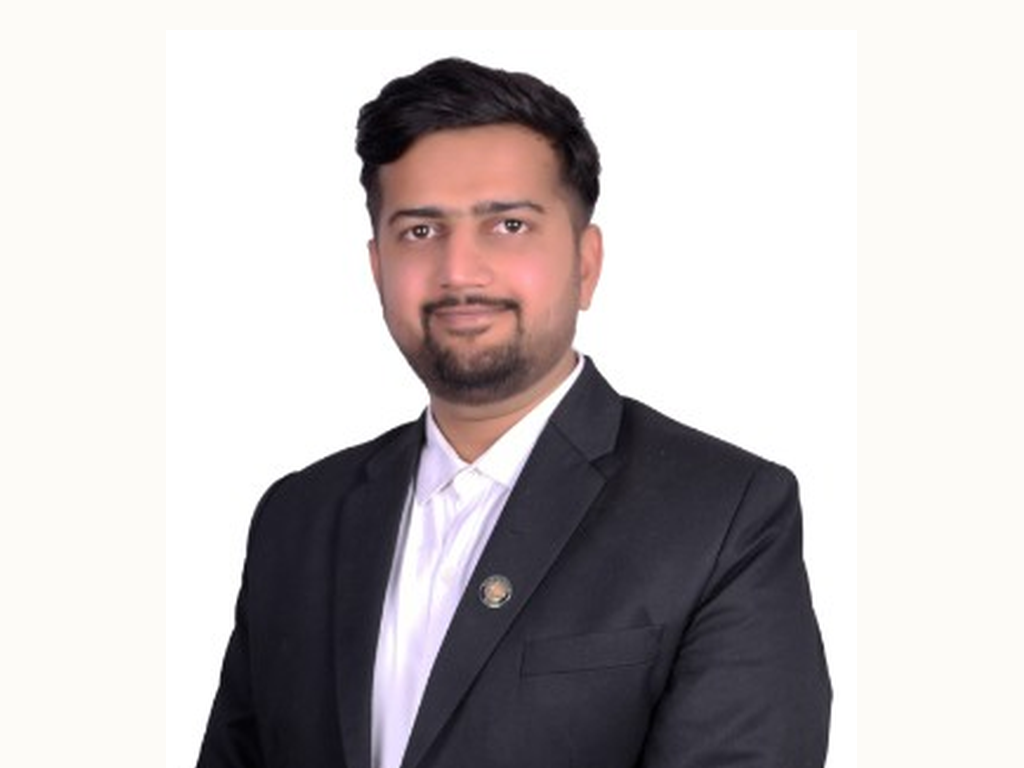
#> input picture assets/images/team-praveen-banner.png, 1024 x 768 px
$ python crop-team-portraits.py
#> lines starting #> are read from the running program, lines starting #| are printed output that depends on the picture; after the words box and inside, x2 and y2 are one past the last pixel; in counts of white or black regions, pixels touching at a corner belong together
"""Crop person portraits from wide banner images for team cards."""
from PIL import Image
import numpy as np
import os
import shutil

BASE = os.path.join(os.path.dirname(__file__), "..", "assets", "images")

CONFIGS = [
    ("team-praveen.png", "left", 0.40),
    ("team-sita.png", "left", 0.40),
    ("team-rochak.png", "right", 0.40),
]


def trim_white(im: Image.Image, threshold: int = 248, pad: int = 10) -> Image.Image:
    rgb = np.array(im.convert("RGB"))
    mask = np.any(rgb < threshold, axis=2)
    coords = np.argwhere(mask)
    if not coords.size:
        return im
    y0, x0 = coords.min(axis=0)
    y1, x1 = coords.max(axis=0)
    x0 = max(0, x0 - pad)
    y0 = max(0, y0 - pad)
    x1 = min(im.width - 1, x1 + pad)
    y1 = min(im.height - 1, y1 + pad)
    return im.crop((x0, y0, x1 + 1, y1 + 1))


def crop_portrait(src_path: str, out_path: str, side: str, frac: float) -> None:
    im = Image.open(src_path).convert("RGBA")
    w, h = im.size

    if side == "left":
        box = (0, 0, int(w * frac), h)
    else:
        box = (int(w * (1 - frac)), 0, w, h)

    person = trim_white(im.crop(box))

    target_w, target_h = 1024, 768
    cw, ch = person.size
    scale = min((target_w * 0.88) / cw, (target_h * 0.98) / ch)
    new_w = max(1, int(cw * scale))
    new_h = max(1, int(ch * scale))
    resized = person.resize((new_w, new_h), Image.LANCZOS)

    canvas = Image.new("RGBA", (target_w, target_h), (253, 251, 247, 255))
    x = (target_w - new_w) // 2
    y = target_h - new_h
    if y < int(target_h * 0.04):
        y = int(target_h * 0.04)
    canvas.paste(resized, (x, y), resized)
    canvas.convert("RGB").save(out_path, "PNG", optimize=True)
    print(f"Saved {os.path.basename(out_path)} ({new_w}x{new_h} person on {target_w}x{target_h})")


def main() -> None:
    os.makedirs(BASE, exist_ok=True)
    for filename, side, frac in CONFIGS:
        src = os.path.join(BASE, filename)
        banner = os.path.join(BASE, filename.replace(".png", "-banner.png"))
        if not os.path.exists(banner):
            shutil.copy2(src, banner)
            print(f"Backed up banner to {os.path.basename(banner)}")
        crop_portrait(banner, src, side, frac)
#> in trim_white, `rgb = np.array(im.convert("RGB"))`:
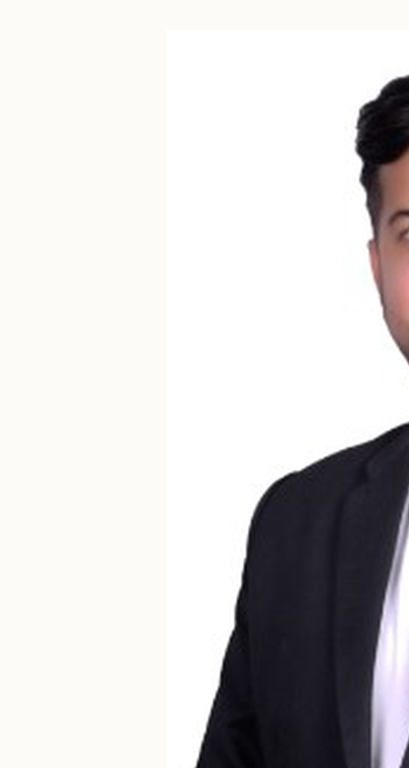
#> rgb: shape (768, 409, 3); mean R, G, B 213.6, 211.5, 211.6
#> in trim_white, `mask = np.any(rgb < threshold, axis=2)`:
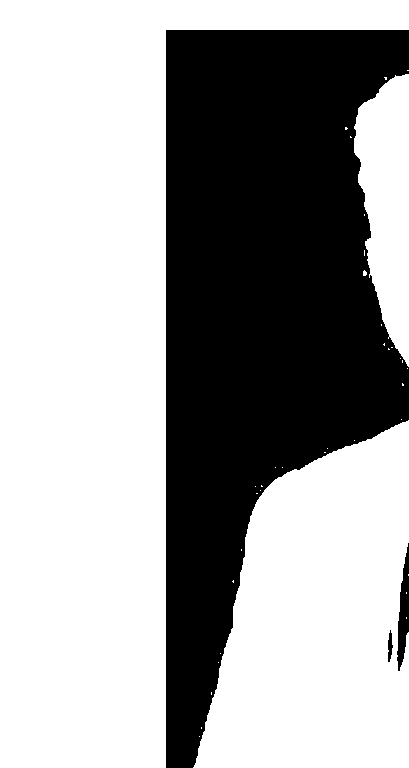
#> mask: shape (768, 409) bool; 63.9% white; 3 black regions, box (x1, y1, x2, y2) and area: (166, 30, 409, 768) 112476, (397, 543, 409, 671) 876, (388, 630, 393, 662) 103
#> in trim_white, `coords = np.argwhere(mask)`: coords = 200657 pairs, first value 0 to 767, second value 0 to 408
#> in trim_white, `y0, x0 = coords.min(axis=0)`: y0 = 0
#> in trim_white, `y1, x1 = coords.max(axis=0)`: y1 = 767; x1 = 408
#> in crop_portrait, `canvas = Image.new("RGBA", (target_w, target_h), (253, 251, 247, 255))`:
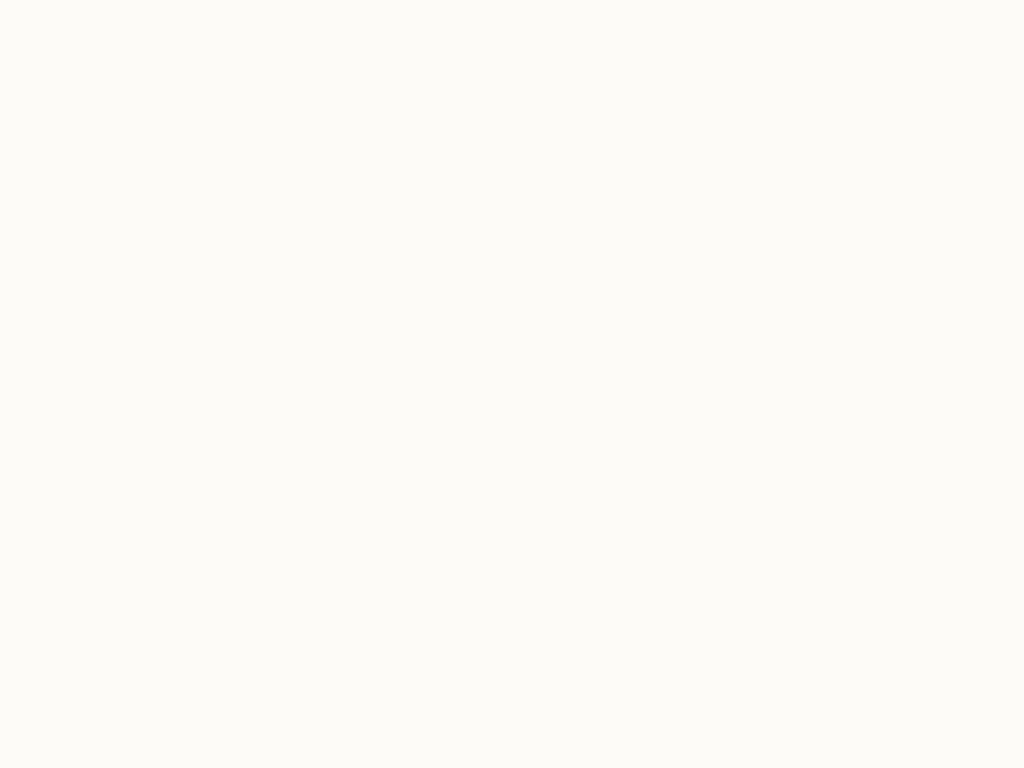
#> canvas: PIL image 1024x768 RGBA; mean R, G, B, A 253, 251, 247, 255
#> in crop_portrait, `canvas.paste(resized, (x, y), resized)`:
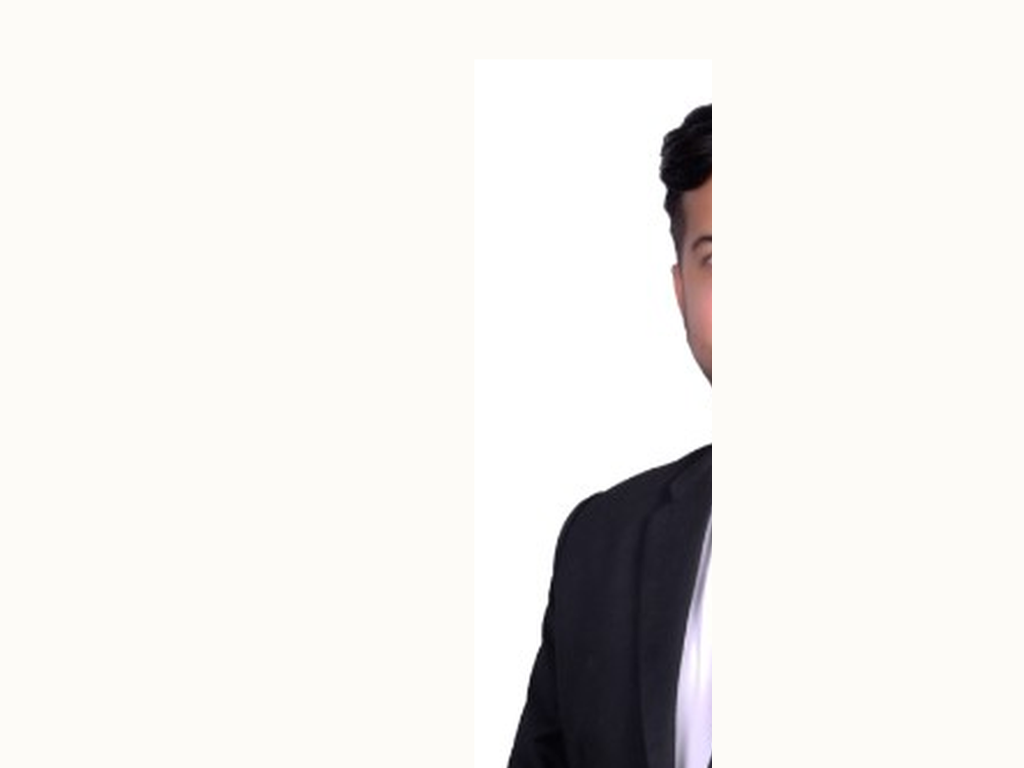
#> canvas: PIL image 1024x768 RGBA; mean R, G, B, A 238.7, 236.6, 234.1, 255
#| Saved team-praveen.png (400x752 person on 1024x768)
#> pass 2 of the loop in main, `for filename, side, frac in CONFIGS:`:
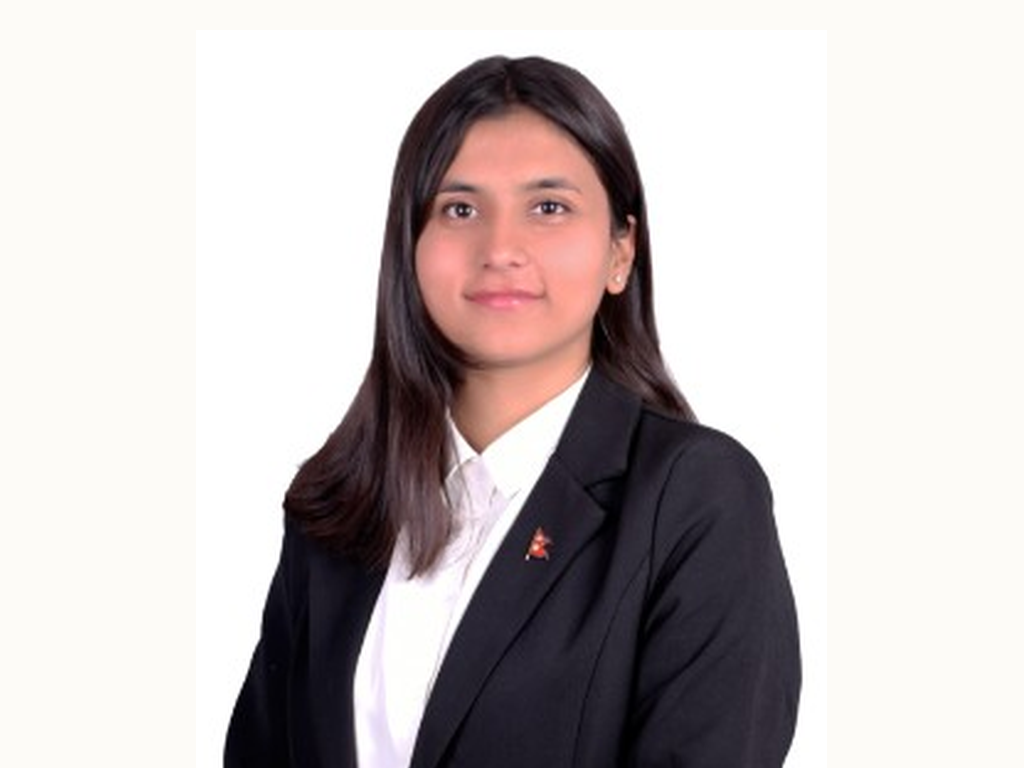
#> input picture assets/images/team-sita-banner.png, 1024 x 768 px
#> in trim_white (call 2), `mask = np.any(rgb < threshold, axis=2)`:
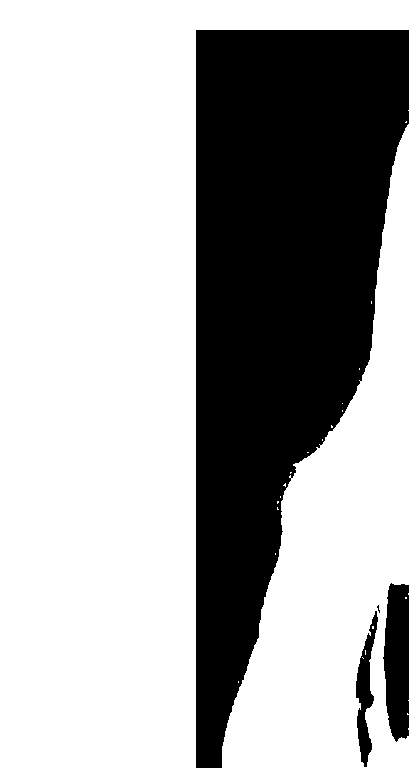
#> mask: shape (768, 409) bool; 67.1% white; 4 black regions (1 under 20 px), largest, box (x1, y1, x2, y2) and area: (196, 30, 409, 768) 98370, (383, 583, 409, 742) 3440, (356, 611, 378, 767) 1486
#> coords = 210805 pairs, first value 0 to 767, second value 0 to 408
#> in crop_portrait (call 2), `canvas.paste(resized, (x, y), resized)`:
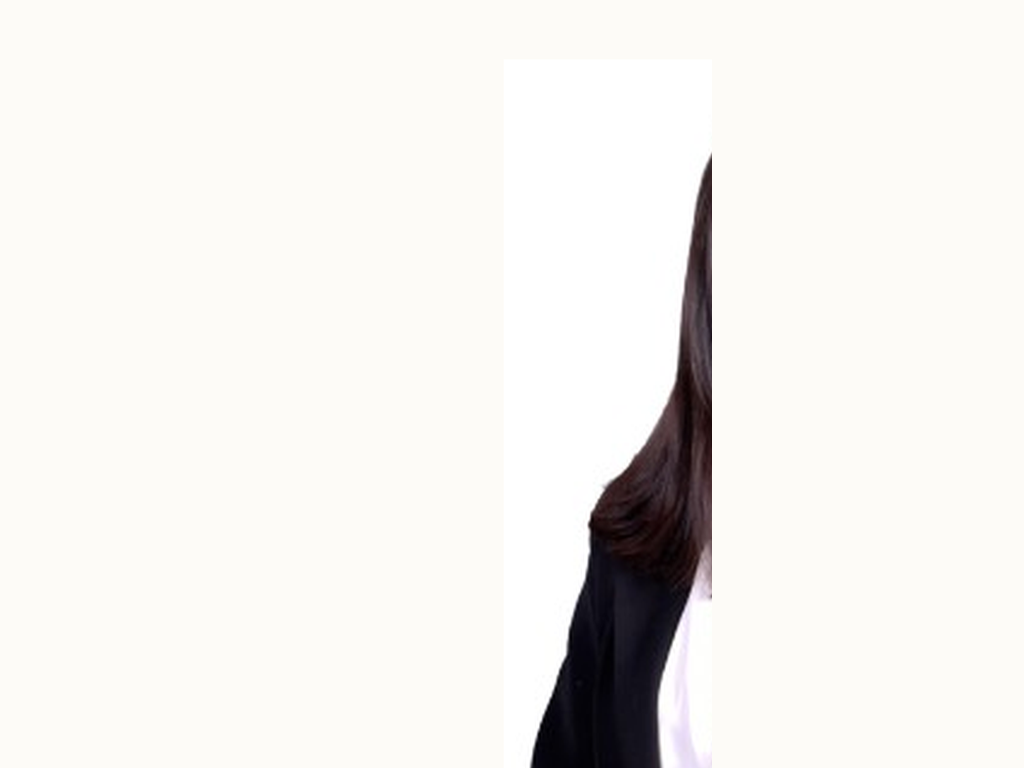
#> canvas: PIL image 1024x768 RGBA; mean R, G, B, A 240.9, 238.7, 235.8, 255
#| Saved team-sita.png (400x752 person on 1024x768)
#> pass 3 of the loop in main, `for filename, side, frac in CONFIGS:`:
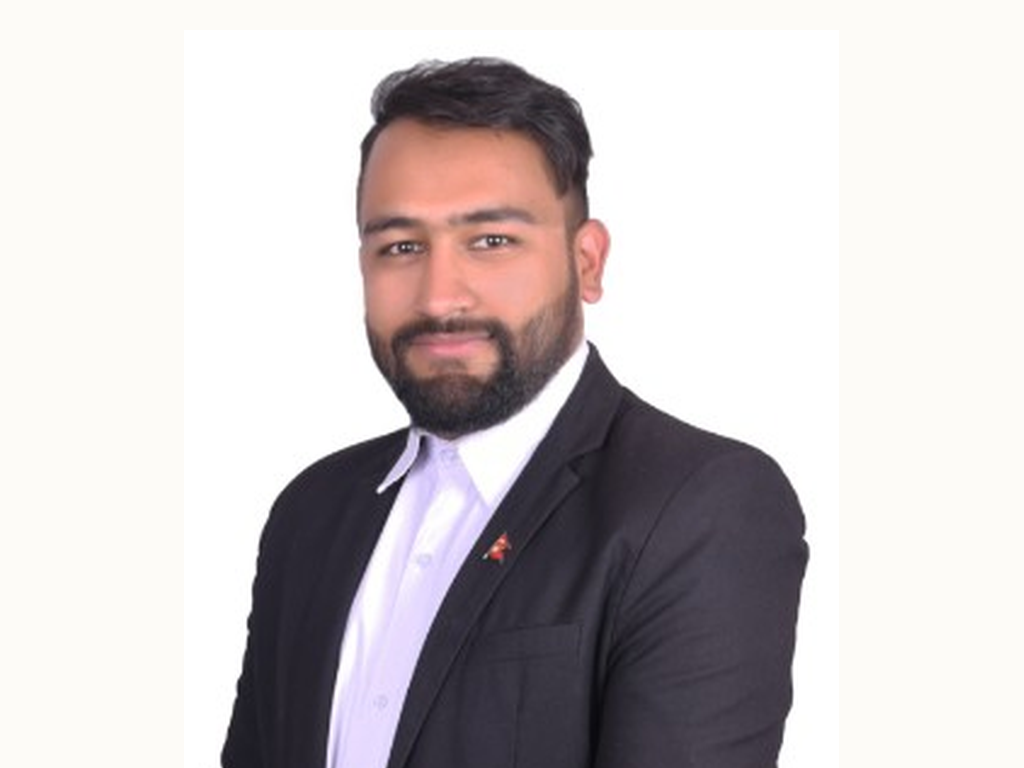
#> input picture assets/images/team-rochak-banner.png, 1024 x 768 px
#> rgb: shape (768, 410, 3)
#> in trim_white (call 3), `mask = np.any(rgb < threshold, axis=2)`:
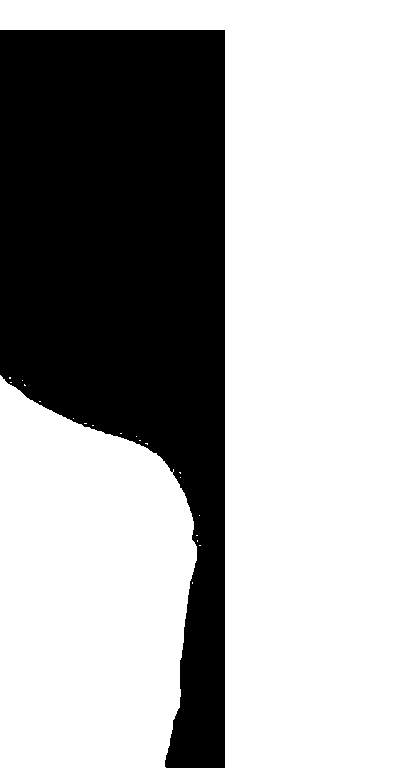
#> mask: shape (768, 410) bool; 67.2% white; 1 black region, box (x1, y1, x2, y2) and area: (0, 30, 225, 768) 103426
#> coords = 211454 pairs, first value 0 to 767, second value 0 to 409
#> x1 = 409
#> resized: PIL image 401x752 RGBA
#> in crop_portrait (call 3), `canvas.paste(resized, (x, y), resized)`:
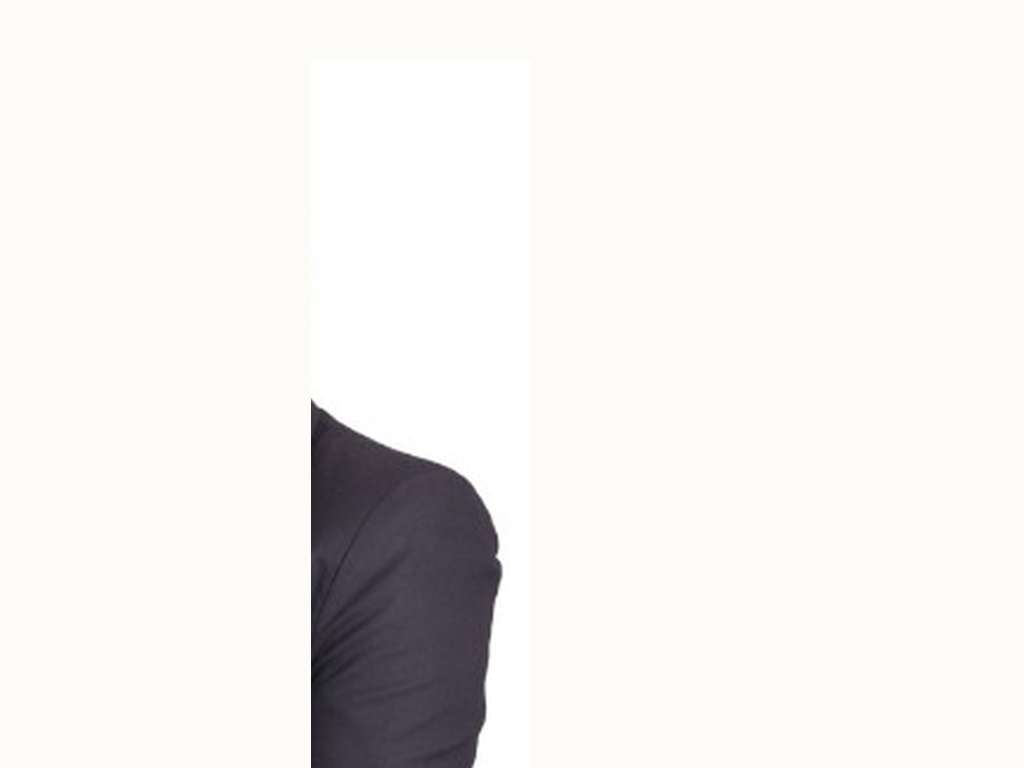
#> canvas: PIL image 1024x768 RGBA; mean R, G, B, A 239.6, 237.6, 235.2, 255
#| Saved team-rochak.png (401x752 person on 1024x768)


if __name__ == "__main__":
    main()
